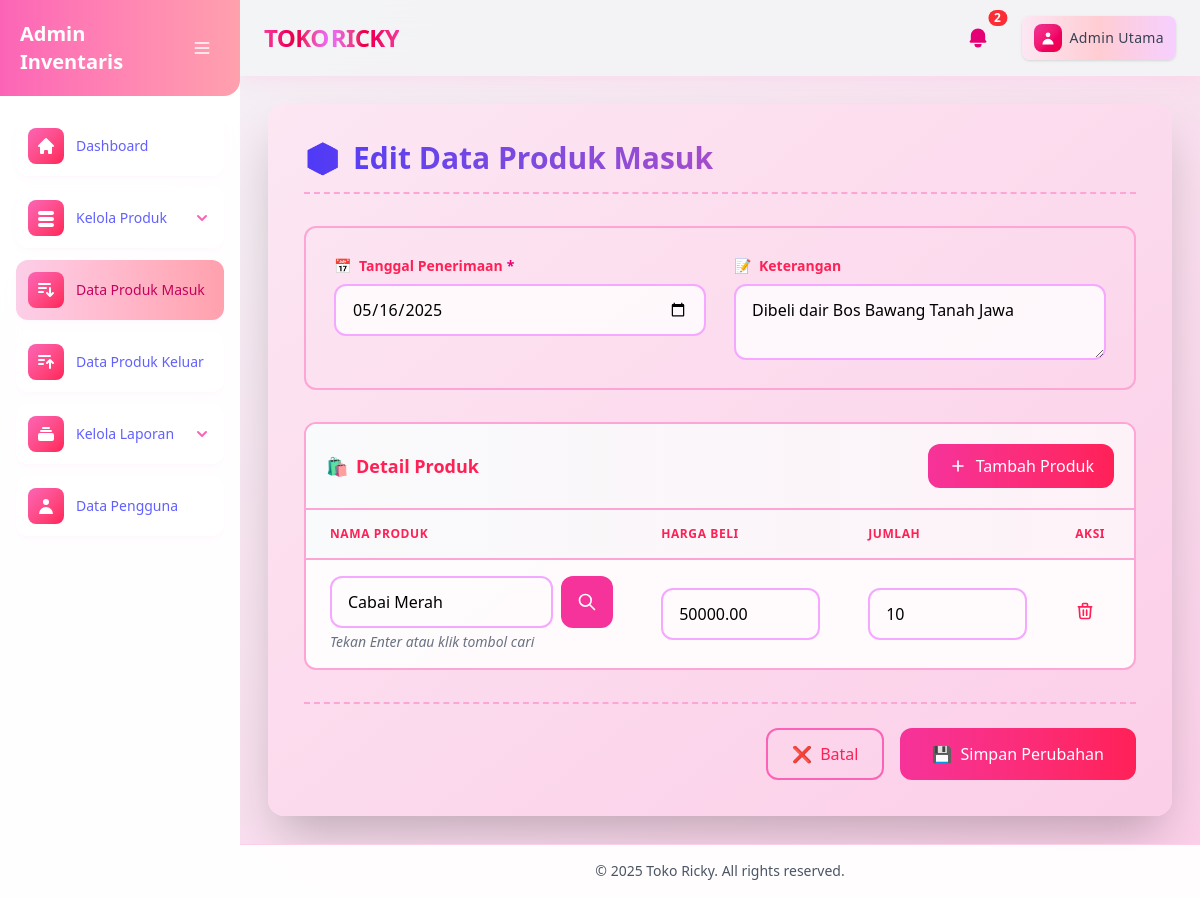
Screenshot of /modul/produk_masuk/edit.php?id=3 (signed in) with the database file from the repository.
### tables this page shows
CREATE TABLE `penerimaan_produk` (
  `id_penerimaan_produk` int(11) NOT NULL,
  `tanggal` date NOT NULL,
  `keterangan` text DEFAULT NULL,
  `status_dihapus` tinyint(1) DEFAULT 0,
  `id_pengguna` int(11) DEFAULT NULL
);

CREATE TABLE `detail_penerimaan_produk` (
  `id_detail_penerimaan_produk` int(11) NOT NULL,
  `penerimaan_produk_id` int(11) NOT NULL,
  `id_produk` int(11) NOT NULL,
  `jumlah` int(11) NOT NULL,
  `harga_beli` decimal(15,2) NOT NULL,
  `status_dihapus` tinyint(1) DEFAULT 0
);

CREATE TABLE `produk` (
  `id_produk` int(11) NOT NULL,
  `kode_produk` varchar(20) NOT NULL,
  `nama_produk` varchar(100) NOT NULL,
  `id_kategori_produk` int(11) NOT NULL,
  `id_satuan_produk` int(11) NOT NULL,
  `harga_beli` decimal(10,2) NOT NULL,
  `harga_jual` decimal(10,2) NOT NULL,
  `stok` int(11) NOT NULL,
  `stok_minimum` int(11) NOT NULL,
  `status_dihapus` tinyint(1) DEFAULT 0
);

### modul/produk_masuk/edit.php (the view, shortened to what this page needs)
<?php
    include '../../cek_login.php';
?>
<?php include '../../layout/header.php'; ?>
<?php include '../../layout/sidebar.php'; ?>
    <main class="flex-1 p-3 sm:p-5 lg:p-7 animate-slide-in-up">
        <div class="bg-gradient-to-br from-pink-100 to-pink-200 rounded-2xl shadow-2xl p-4 sm:p-7 lg:p-9 animate-scale-in backdrop-blur-sm">
            <h2 class="text-xl sm:text-2xl lg:text-3xl font-bold bg-clip-text text-transparent bg-gradient-to-r from-indigo-600 to-pink-500 mb-6 sm:mb-8 border-b-2 border-dashed border-pink-300 pb-4 flex items-center">
                <span class="mr-2 sm:mr-3">📦</span> Edit Data Produk Masuk
            </h2>
            <?php
            if (isset($_GET['id'])) {
                $id_penerimaan = $_GET['id'];
                $query = "SELECT * FROM penerimaan_produk WHERE id_penerimaan_produk = ? AND status_dihapus = 0";
                $stmt = $koneksi->prepare($query);
                $stmt->bind_param("i", $id_penerimaan);
                $stmt->execute();
                $result = $stmt->get_result();
                $data = $result->fetch_assoc();
                if ($data) {
            ?>
            <form id="formPembelian" class="space-y-6 sm:space-y-8" method="POST" action="proses_edit.php">
                <div class="grid grid-cols-1 gap-6 sm:gap-8">
                    <div class="md:col-span-2 glass-morphism p-4 sm:p-6 lg:p-7 rounded-xl space-y-4 sm:space-y-6 border-2 border-pink-300 animate-slide-in-right hover:shadow-xl transition-all duration-300">
                        <div class="flex flex-col sm:flex-row gap-4 sm:gap-6 lg:gap-7">
                            <div class="w-full sm:flex-1 group">
                                <label class="block text-sm font-semibold text-rose-500 mb-2 group-hover:text-pink-600 transition-colors">
                                    <span class="flex items-center">
                                        <span class="mr-2">📅</span>
                                        Tanggal Penerimaan
                                        <span class="text-pink-600 ml-1">*</span>
                                    </span>
                                </label>
                                <input type="date" id="tanggalPenerimaan" name="tanggal" value="<?php echo $data['tanggal']; ?>" class="mt-1 block w-full rounded-xl border-2 border-fuchsia-300 bg-white/80 px-3 sm:px-4 py-2 sm:py-3 focus:outline-none focus:border-pink-400 focus:ring-2 focus:ring-pink-200 transition-all duration-300 hover:border-pink-400" required>
                            </div>
                            <div class="w-full sm:flex-1 group">
                                <label class="block text-sm font-semibold text-rose-500 mb-2 group-hover:text-pink-600 transition-colors">
                                    <span class="flex items-center">
                                        <span class="mr-2">📝</span>
                                        Keterangan
                                    </span>
                                </label>
                                <textarea id="keterangan" name="keterangan" class="mt-1 block w-full rounded-xl border-2 border-fuchsia-300 bg-white/80 px-3 sm:px-4 py-2 sm:py-3 focus:outline-none focus:border-pink-400 focus:ring-2 focus:ring-pink-200 transition-all duration-300 hover:border-pink-400" rows="2"><?php echo $data['keterangan']; ?></textarea>
                            </div>
                        </div>
                    </div>
                </div>
                <div class="bg-white/90 rounded-xl border-2 border-pink-300 overflow-hidden animate-slide-in-left hover:shadow-xl transition-all duration-300">
                    <div class="flex flex-col sm:flex-row justify-between items-center p-4 sm:p-5 bg-gradient-to-r from-gray-50 to-pink-50 border-b-2 border-pink-300 gap-3 sm:gap-0">
                        <h3 class="text-base sm:text-lg font-semibold text-rose-500 flex items-center">
                            <span class="mr-2">🛍️</span> Detail Produk
                        </h3>
                        <button type="button" id="tambahProduk" class="w-full sm:w-auto inline-flex items-center justify-center px-4 sm:px-5 py-2 sm:py-2.5 bg-gradient-to-r from-pink-500 to-rose-500 text-white rounded-xl hover:from-pink-600 hover:to-rose-600 transition-all duration-300 focus:outline-none focus:ring-2 focus:ring-pink-400 transform hover:scale-105 animate-bounce-in">
                            <svg class="w-4 h-4 sm:w-5 sm:h-5 mr-2" fill="none" stroke="currentColor" viewBox="0 0 24 24">
                                <path stroke-linecap="round" stroke-linejoin="round" stroke-width="2" d="M12 6v6m0 0v6m0-6h6m-6 0H6"/>
                            </svg>
                            Tambah Produk
                        </button>
                    </div>
                    <div id="tabelDinamis" class="overflow-x-auto">
                        <table class="w-full">
                            <thead class="bg-gradient-to-r from-gray-50 to-pink-50 sticky top-0 z-10">
                                <tr>
                                    <th class="px-3 sm:px-6 py-3 sm:py-4 text-left text-xs font-semibold text-rose-500 uppercase tracking-wider border-b-2 border-pink-300" style="min-width: 200px; width: 40%">Nama Produk</th>
                                    <th class="px-3 sm:px-6 py-3 sm:py-4 text-left text-xs font-semibold text-rose-500 uppercase tracking-wider border-b-2 border-pink-300" style="width: 25%">Harga Beli</th>
                                    <th class="px-3 sm:px-6 py-3 sm:py-4 text-left text-xs font-semibold text-rose-500 uppercase tracking-wider border-b-2 border-pink-300" style="width: 25%">Jumlah</th>
                                    <th class="px-3 sm:px-6 py-3 sm:py-4 text-left text-xs font-semibold text-rose-500 uppercase tracking-wider border-b-2 border-pink-300" style="width: 10%">Aksi</th>
                                </tr>
                            </thead>
                            <tbody id="detailProduk" class="divide-y divide-pink-200">
                                <?php
                                $query_detail = "SELECT dp.*, p.nama_produk, p.kode_produk
                                               FROM detail_penerimaan_produk dp
                                               JOIN produk p ON dp.id_produk = p.id_produk
                                               WHERE dp.penerimaan_produk_id = ? AND dp.status_dihapus = 0";
                                $stmt_detail = $koneksi->prepare($query_detail);
                                $stmt_detail->bind_param("i", $id_penerimaan);
                                $stmt_detail->execute();
                                $result_detail = $stmt_detail->get_result();
                                $counter = 0;
                                while($detail = $result_detail->fetch_assoc()) {
                                    $counter++;
                                    echo "<tr id='produk-{$counter}'>";
                                    echo "<td class='px-2 sm:px-4 md:px-6 py-4'>
                                            <div class='relative'>
                                                <div class='flex flex-col sm:flex-row gap-2'>
                                                    <input type='text'
                                                        class='search-produk w-full rounded-xl border-2 border-fuchsia-300 px-2 sm:px-4 py-2 sm:py-3 text-sm sm:text-base focus:outline-none focus:border-pink-400 focus:ring-2 focus:ring-pink-200 transition-all duration-300 hover:border-pink-400'
                                                        value='{$detail['nama_produk']}'
                                                        placeholder='Masukkan kode/nama produk'
                                                        onkeypress='if(event.key === \"Enter\") searchProduk(event, this, {$counter})'>
                                                    <button type='button'
                                                        class='px-3 sm:px-4 py-2 bg-pink-500 text-white rounded-xl hover:bg-pink-600 transition-all duration-300 flex items-center justify-center'
                                                        onclick='searchProduk(event, this.previousElementSibling, {$counter})'>
                                                        <svg xmlns='http://www.w3.org/2000/svg' class='h-4 w-4 sm:h-5 sm:w-5' fill='none' viewBox='0 0 24 24' stroke='currentColor'>
                                                            <path stroke-linecap='round' stroke-linejoin='round' stroke-width='2' d='M21 21l-6-6m2-5a7 7 0 11-14 0 7 7 0 0114 0z' />
                                                        </svg>
                                                    </button>
                                                    <input type='hidden' name='produk[{$counter}][id_produk]' class='produk-id' value='{$detail['id_produk']}'>
                                                    <input type='hidden' name='produk[{$counter}][kode_produk]' class='produk-kode' value='{$detail['kode_produk']}'>
                                                </div>
                                                <div class='text-xs sm:text-sm text-gray-500 mt-1 italic'>Tekan Enter atau klik tombol cari</div>
                                            </div>
                                        </td>";
                                    echo "<td class='px-2 sm:px-4 md:px-6 py-4'>
                                            <input type='number' name='produk[{$counter}][harga_beli]' value='{$detail['harga_beli']}' class='w-full rounded-xl border-2 border-fuchsia-300 px-2 sm:px-4 py-2 sm:py-3 text-sm sm:text-base focus:outline-none focus:border-pink-400 focus:ring-2 focus:ring-pink-200 transition-all duration-300 hover:border-pink-400' min='0' required>
                                        </td>";
                                    echo "<td class='px-2 sm:px-4 md:px-6 py-4'>
                                            <input type='number' name='produk[{$counter}][jumlah]' value='{$detail['jumlah']}' class='qty w-full rounded-xl border-2 border-fuchsia-300 px-2 sm:px-4 py-2 sm:py-3 text-sm sm:text-base focus:outline-none focus:border-pink-400 focus:ring-2 focus:ring-pink-200 transition-all duration-300 hover:border-pink-400' min='1' required>
                                        </td>";
                                    echo "<td class='px-2 sm:px-4 md:px-6 py-4'>
                                            <button type='button' onclick='hapusProduk({$counter})' class='text-rose-500 hover:text-rose-700'>
                                                <svg class='w-5 h-5' fill='none' stroke='currentColor' viewBox='0 0 24 24'>
                                                    <path stroke-linecap='round' stroke-linejoin='round' stroke-width='2' d='M19 7l-.867 12.142A2 2 0 0116.138 21H7.862a2 2 0 01-1.995-1.858L5 7m5 4v6m4-6v6m1-10V4a1 1 0 00-1-1h-4a1 1 0 00-1 1v3M4 7h16'/>
                                                </svg>
                                            </button>
                                        </td>";
                                    echo "</tr>";
                                }
                                ?>
                            </tbody>
                        </table>
                    </div>
                </div>
                <div class="flex flex-col sm:flex-row justify-end gap-3 sm:gap-4 pt-4 sm:pt-6 border-t-2 border-dashed border-pink-300">
                    <a href="index.php" class="w-full sm:w-auto px-4 sm:px-6 py-2.5 sm:py-3 border-2 border-pink-400 rounded-xl text-rose-500 font-medium hover:bg-pink-100 transition-all duration-300 transform hover:scale-105 text-center">
                        <span class="flex items-center justify-center">
                            <span class="mr-2">❌</span> Batal
                        </span>
                    </a>
                    <button type="submit" class="w-full sm:w-auto px-6 sm:px-8 py-2.5 sm:py-3 bg-gradient-to-r from-pink-500 to-rose-500 text-white font-medium rounded-xl hover:from-pink-600 hover:to-rose-600 transition-all duration-300 focus:outline-none focus:ring-2 focus:ring-pink-400 transform hover:scale-105 animate-bounce-in">
                        <span class="flex items-center justify-center">
                            <span class="mr-2">💾</span> Simpan Perubahan
                        </span>
                    </button>
                </div>
            </form>
            <?php
                } else {
                    echo "<div class='text-center text-rose-500'>Data tidak ditemukan</div>";
                }
            } else {
                echo "<div class='text-center text-rose-500'>ID tidak ditemukan</div>";
            }
            ?>
        </div>
    </main>
<?php include ('../../layout/footer.php'); ?>

### src/style.css (style rules this page uses)
.animate-slide-in-up { animation: slide-in-up 0.6s cubic-bezier(0.16, 1, 0.3, 1); }
.animate-slide-in-left { animation: slide-in-left 0.6s cubic-bezier(0.16, 1, 0.3, 1); }
.animate-slide-in-right { animation: slide-in-right 0.6s cubic-bezier(0.16, 1, 0.3, 1); }
.animate-scale-in { animation: scale-in 0.5s cubic-bezier(0.34, 1.56, 0.64, 1); }
.animate-bounce-in { animation: bounce-in 0.8s cubic-bezier(0.68, -0.55, 0.265, 1.55); }

### rows the page displays
penerimaan_produk: tanggal "05/16/2025", keterangan "Dibeli dair Bos Bawang Tanah Jawa"
detail_penerimaan_produk: id_produk.nama_produk "Cabai Merah", harga_beli "50000.00", jumlah "10"

### other values shown
$total_notifikasi "2"
$sesi_nama_lengkap_pengguna "Admin Utama"
